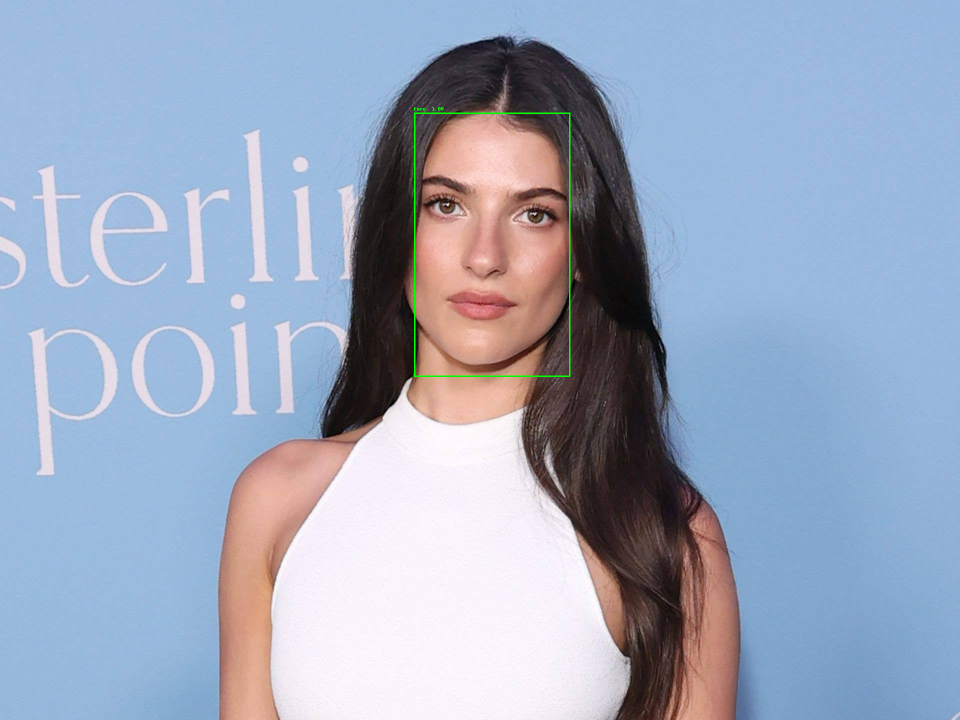
#> input picture lab08/output_detected.png, 1920 x 1440 px (shown at 1/2 size)
$ python -i detect_face.py   (imports and definitions only)
#> lines starting #> are read from the running program, lines starting #| are printed output that depends on the picture; after the words box and inside, x2 and y2 are one past the last pixel; in counts of white or black regions, pixels touching at a corner belong together
import numpy as np
import onnxruntime as ort
from PIL import Image, ImageDraw
import warnings
from scipy.ndimage import convolve, gaussian_filter

MODEL_PATH = "version-RFB-320.onnx"

# [1 line not run here, left out]

# [1 line that did not run here, left out]
# [1 line that did not run here, left out]

# 3. Use only available providers to prevent the provider fallback warning
desired_providers = ['CUDAExecutionProvider', 'CPUExecutionProvider']
# [1 line that did not run here, left out]

# face detection

#Non-Maximum Suppression
# box scores: x1,y1,x2,y2,score
# topk=-1, -1 means no limit
# IoU= intersection area/union area
# [129 lines left out: functions hard_nms, detect_faces, not called in this run]

# Edge detection
def non_maximum_suppression(magnitude, angle):
    #magnitude - how strong each edge is at each pixel
    #angle - gradient direction at each pixel, in radians

    # Step 1: Initialize output array, 3x3 array
    height, width = magnitude.shape
    output = np.zeros((height, width), dtype=np.float32)

    # Step 2: Convert angles to degrees
    angle = np.rad2deg(angle) % 180

    # Step 3: Loop through internal pixels
    for i in range(1, height - 1):
        for j in range(1, width - 1):

            # Step 4: Find neighboring pixels based on angle
            if (0 <= angle[i, j] < 22.5) or (157.5 <= angle[i, j] < 180):
                q = magnitude[i, j + 1]
                r = magnitude[i, j - 1]

            elif 22.5 <= angle[i, j] < 67.5:
                q = magnitude[i + 1, j - 1]
                r = magnitude[i - 1, j + 1]

            elif 67.5 <= angle[i, j] < 112.5:
                q = magnitude[i - 1, j]
                r = magnitude[i + 1, j]

            else:
                q = magnitude[i - 1, j - 1]
                r = magnitude[i + 1, j + 1]

            # Step 5: Keep only local maximums
            if magnitude[i, j] >= q and magnitude[i, j] >= r:
                output[i, j] = magnitude[i, j]

    # Step 6: Return thinned magnitude array (making image edges thinner)
    return output

def hysteresis_thresholding(img, low_thresh, high_thresh):

    # Step 1: Define pixel values
    strong = 255
    weak = 50
    suppressed = 0

    # Step 2: Initialize output array
    height, width = img.shape
    output = np.zeros((height, width), dtype=np.uint8)

    # Identify strong and weak pixels
    strong_mask = img >= high_thresh
    weak_mask = (img >= low_thresh) & (img < high_thresh)

    # Assign initial pixel values
    output[strong_mask] = strong
    output[weak_mask] = weak

    # Step 3: Find all weak pixel positions
    weak_i, weak_j = np.where(weak_mask)

    # Step 4: Check the neighborhood of each weak pixel
    for i, j in zip(weak_i, weak_j):

        row_start = max(0, i - 1)
        row_end = min(height, i + 2)

        col_start = max(0, j - 1)
        col_end = min(width, j + 2)

        neighborhood = strong_mask[ #3x3 array
            row_start:row_end,
            col_start:col_end
        ]

        # Step 5: Promote or suppress weak pixels
        if np.any(neighborhood):
            output[i, j] = strong
        else:
            output[i, j] = suppressed

    # Step 6: Return binary edge map
    return output

def canny_scipy(image_path, output_path="edges_scipy.png", low=20, high=60):
    # Step 1: Convert to grayscale and smooth the image
#> called with image_path = 'output_detected.png', output_path = 'edges_scipy.png', low = 20, high = 60
    image = Image.open(image_path).convert("L") #L: grayscale
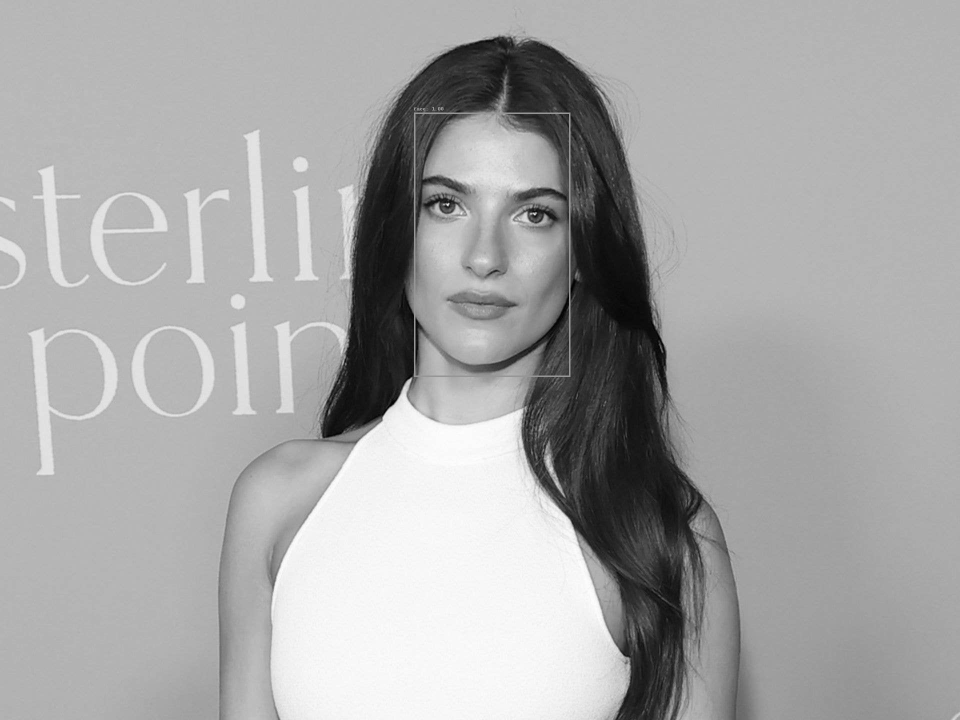
#> image: PIL image 1920x1440 L (shown at 1/2 size); min 0, max 255, mean 167.1
    img = np.asarray(image, dtype=np.float32)

    smoothed = gaussian_filter(img, sigma=1.4)

    # Step 2: Define Sobel kernels
    Kx = np.array([
        [-1, 0, 1],
        [-2, 0, 2],
        [-1, 0, 1]
    ], dtype=np.float32)

    Ky = np.array([
        [ 1,  2,  1],
        [ 0,  0,  0],
        [-1, -2, -1]
    ], dtype=np.float32)

    # Calculate gradients
    Gx = convolve(smoothed, Kx)
    Gy = convolve(smoothed, Ky)
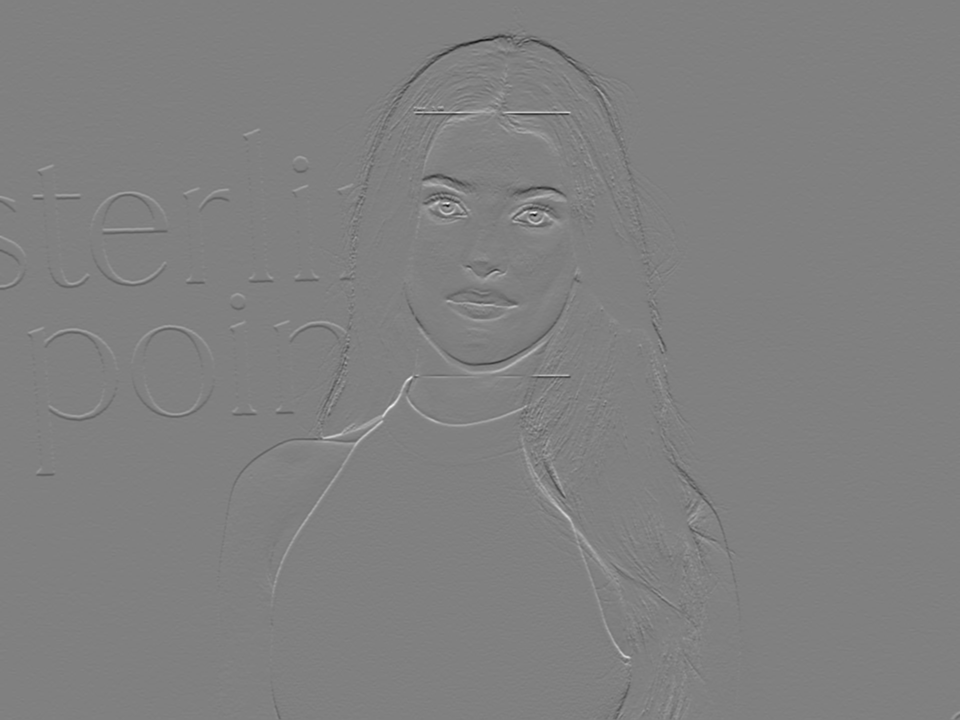
#> Gy: shape (1440, 1920) float32 (shown at 1/2 size); min -326, max 321.4, mean 0; drawn with min black and max white

    # Step 3: Calculate and normalize gradient magnitude
    magnitude = np.hypot(Gx, Gy)
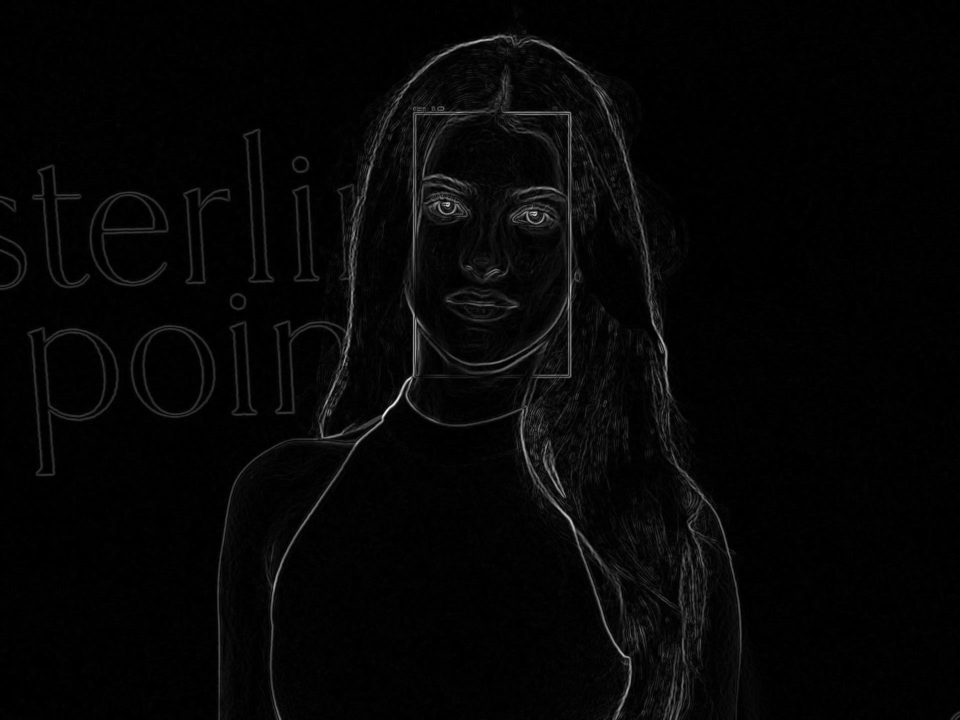
#> magnitude: shape (1440, 1920) float32 (shown at 1/2 size); min 0, max 389, mean 9.2; drawn with min black and max white

    max_magnitude = np.max(magnitude)
#> max_magnitude = 389

    if max_magnitude > 0:
        magnitude = magnitude / max_magnitude * 255.0

    # Calculate gradient direction
    angle = np.arctan2(Gy, Gx)

    # Step 4: Apply Non-Maximum Suppression
    thinned = non_maximum_suppression(magnitude, angle)
#> in non_maximum_suppression, `angle = np.rad2deg(angle) % 180`:
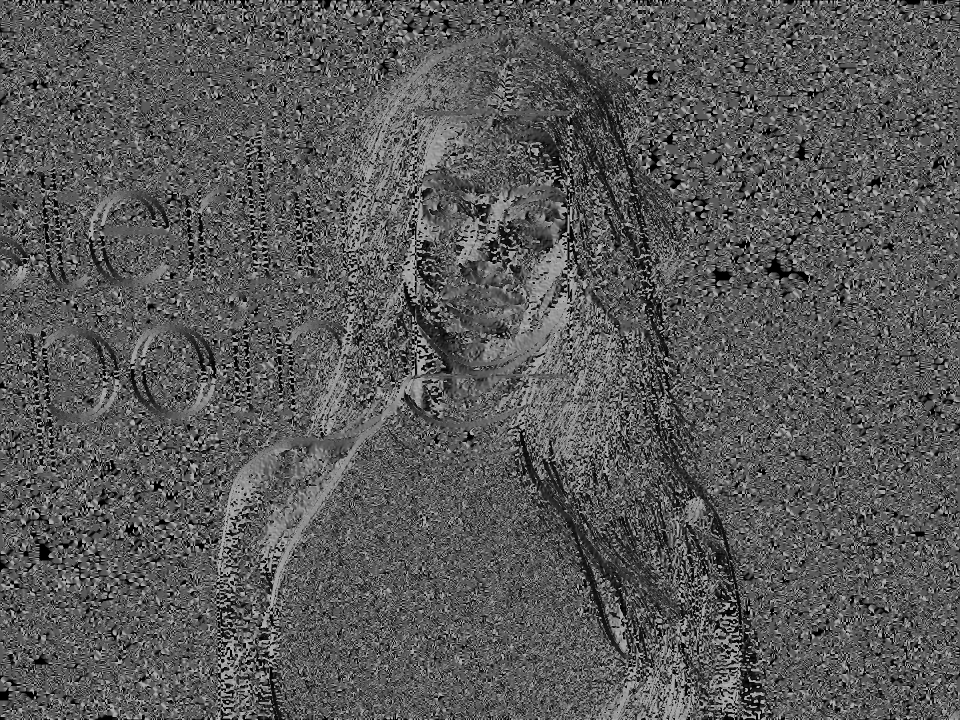
#> angle: shape (1440, 1920) float32 (shown at 1/2 size); min 0, max 180, mean 89.1

    # Step 5: Apply hysteresis thresholding
    edges = hysteresis_thresholding(thinned, low, high)
#> in hysteresis_thresholding, `strong_mask = img >= high_thresh`:
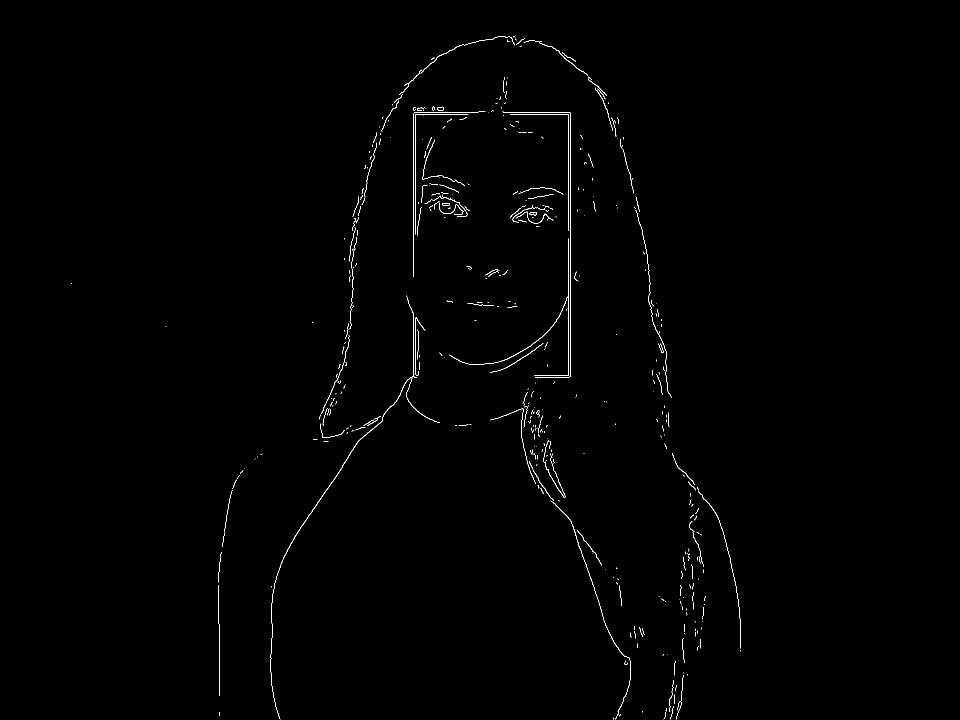
#> strong_mask: shape (1440, 1920) bool (shown at 1/2 size); 0.49% white in thin lines or dots, all inside (x1, y1, x2, y2) = (142, 71, 1482, 1439)
#> in hysteresis_thresholding, `weak_mask = (img >= low_thresh) & (img < high_thresh)`:
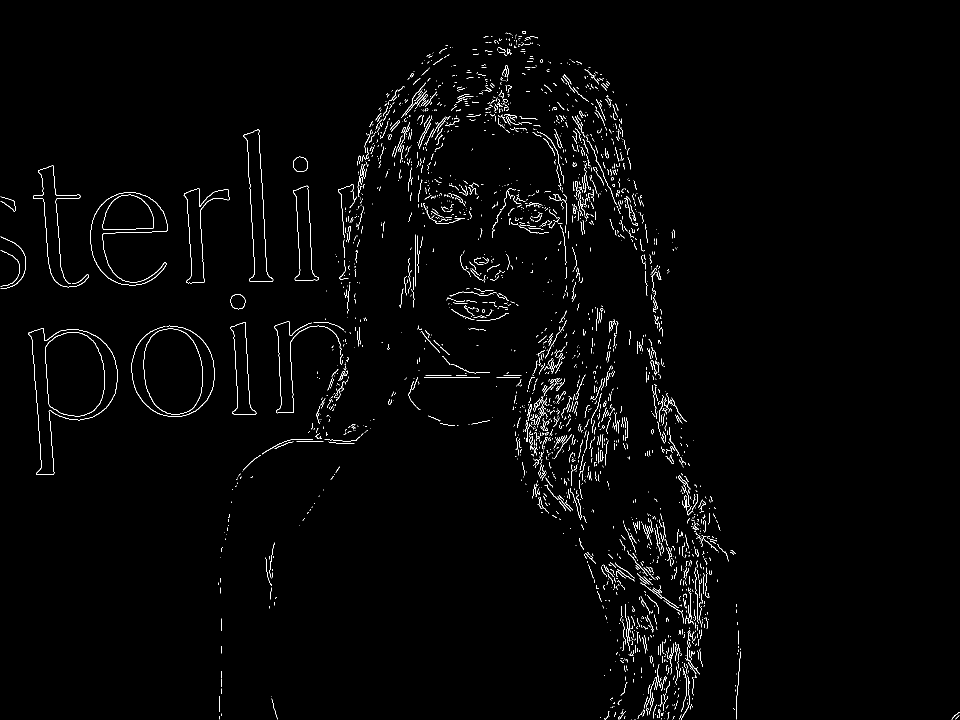
#> weak_mask: shape (1440, 1920) bool (shown at 1/2 size); 1.5% white in thin lines or dots
#> the loop in hysteresis_thresholding, `for i, j in zip(weak_i, weak_j): ` made 41363 passes
#> (i, j, row_start, row_end, col_start, col_end) on passes 1 to 3: (62, 1045, 61, 64, 1044, 1047), (62, 1046, 61, 64, 1045, 1048), (62, 1047, 61, 64, 1046, 1049)
#> after the loop in hysteresis_thresholding, `for i, j in zip(weak_i, weak_j):`: output: shape (1440, 1920); 0.53% white in thin lines or dots, all inside (x1, y1, x2, y2) = (141, 71, 1482, 1439)

    # Step 6: Save the final edge image
    edge_image = Image.fromarray(edges.astype(np.uint8))
    edge_image.save(output_path)

# [3 lines not run here, left out]

>>> result = canny_scipy('output_detected.png')
